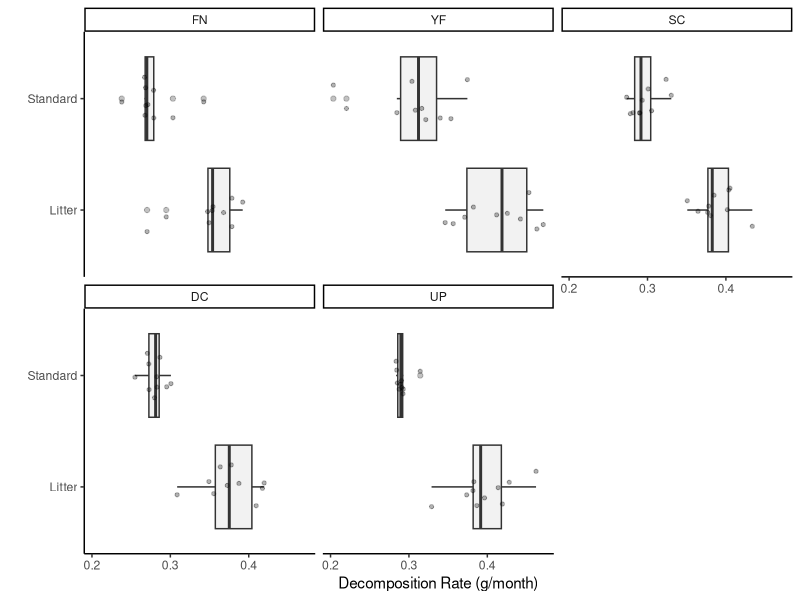

This figure's R source: (Note: this script raises an error after producing the figure.)
library(dplyr)
library(tidyr)
library(ggplot2)
library(lubridate)
library(forcats)

### Load and clean data ----

# Read in data sets
decomp_2021 <- read.csv("Data/Decomposition/2021_Mesocosm-Decomp.csv")
decomp_2023 <- read.csv("Data/Decomposition/2023_Mesocosm-Decomp.csv")
field_litter <- read.csv("Data/Decomposition/2021_Field-Decomp.csv")

# Update columns with treatment types
decomp_2021 <- decomp_2021 %>%
  select(-Notes) %>%
  mutate(Site = case_when(
    startsWith(as.character(CageID), "FNH") ~ "FN",
    startsWith(as.character(CageID), "FNS") ~ "YF",
    startsWith(as.character(CageID), "FNN") ~ "UP",
    startsWith(as.character(CageID), "MCH") ~ "MC",
    startsWith(as.character(CageID), "MCN") ~ "UP",
    startsWith(as.character(CageID), "MCS") ~ "YF",
    startsWith(as.character(CageID), "YFH") ~ "YF",
    startsWith(as.character(CageID), "YFN") ~ "UP",
    startsWith(as.character(CageID), "SCN") ~ "UP",
    startsWith(as.character(CageID), "SCH") ~ "SC",
    startsWith(as.character(CageID), "SCS") ~ "YF",
    startsWith(as.character(CageID), "UPH") ~ "UP",
    startsWith(as.character(CageID), "UPS") ~ "YF",
    startsWith(as.character(CageID), "DCH") ~ "DC",
    startsWith(as.character(CageID), "DCN") ~ "UP",
    startsWith(as.character(CageID), "DCS") ~ "YF"
  )) %>%
  mutate(Latitude = case_when(
    Site %in% c("FN", "YF", "SC") ~ "South",
    Site %in% c("DC", "MC", "UP") ~ "North"
  )) %>%
  mutate(Collection_Weight = replace(Collection_Weight, Collection_Weight == 1222.000, 1.222)) %>%
  mutate(Trophic_Treatment = case_when(
    substr(CageID, 5, 5) == "V" ~ "Vegetation",
    substr(CageID, 5, 5) == "H" ~ "Herbivore",
    substr(CageID, 5, 5) == "P" ~ "Predator"
  )) %>%
  mutate(Transplant_Treatment = case_when(
    substr(CageID, 3, 3) == "H" ~ "Home",
    substr(CageID, 3, 3) == "N" ~ "North",
    substr(CageID, 3, 3) == "S" ~ "South"
  )) %>%
  mutate(Population = substr(CageID, 1, 2))

decomp_2023 <- decomp_2023 %>%
  select(-Notes) %>%
  mutate(Site = case_when(
    startsWith(as.character(CageID), "FNH") ~ "FN",
    startsWith(as.character(CageID), "FNS") ~ "YF",
    startsWith(as.character(CageID), "FNN") ~ "UP",
    startsWith(as.character(CageID), "MCH") ~ "MC",
    startsWith(as.character(CageID), "MCN") ~ "UP",
    startsWith(as.character(CageID), "MCS") ~ "YF",
    startsWith(as.character(CageID), "YFH") ~ "YF",
    startsWith(as.character(CageID), "YFN") ~ "UP",
    startsWith(as.character(CageID), "SCN") ~ "UP",
    startsWith(as.character(CageID), "SCH") ~ "SC",
    startsWith(as.character(CageID), "SCS") ~ "YF",
    startsWith(as.character(CageID), "UPH") ~ "UP",
    startsWith(as.character(CageID), "UPS") ~ "YF",
    startsWith(as.character(CageID), "DCH") ~ "DC",
    startsWith(as.character(CageID), "DCN") ~ "UP",
    startsWith(as.character(CageID), "DCS") ~ "YF"
  )) %>%
  mutate(Latitude = case_when(
    Site %in% c("FN", "YF", "SC") ~ "South",
    Site %in% c("DC", "MC", "UP") ~ "North"
  )) %>%
  mutate(Trophic_Treatment = case_when(
    substr(CageID, 5, 5) == "V" ~ "Vegetation",
    substr(CageID, 5, 5) == "H" ~ "Herbivore",
    substr(CageID, 5, 5) == "P" ~ "Predator"
  )) %>%
  mutate(Transplant_Treatment = case_when(
    substr(CageID, 3, 3) == "H" ~ "Home",
    substr(CageID, 3, 3) == "N" ~ "North",
    substr(CageID, 3, 3) == "S" ~ "South"
  )) %>%
  mutate(Population = substr(CageID, 1, 2))

### Calculate decomposition rates ----

# Litter-Standard Pairs
field_litter <- field_litter %>% 
  mutate(MassLoss = Set_Weight - Collection_Weight) %>%  
  rename(Site = Field) %>% 
  mutate(SetTime = as.numeric(difftime(mdy(Collection_Date), mdy(Set_Date), units = "days"))) %>% 
  mutate(DecompRate = (MassLoss / abs(SetTime)) * 30)

# Diagnostic plot: Comparison between standard and real litter
field_litter %>%
  mutate(Site = factor(Site, levels = c("FN", "YF", "SC", "DC", "MC", "UP"))) %>%
  ggplot(aes(y=DecompRate, x=Bag_Type)) +
  geom_boxplot(alpha=0.3, fill = "light gray") +  
  geom_jitter(width = .2, fill = "black", size = 1.1, alpha = 0.3) +
  theme_classic() +
  coord_flip() +
  labs(x = "",y = "Decomposition Rate (g/month)") + 
  facet_wrap(~Site)

# Calculate scaling factor for each site
scaling_factors <- field_litter %>%
  group_by(Site) %>%
  summarise(
    Real_Mean = mean(DecompRate[Bag_Type == "Litter"], na.rm = TRUE),
    Standard_Mean = mean(DecompRate[Bag_Type == "Standard"], na.rm = TRUE),
    Scaling_Factor = Real_Mean / Standard_Mean
  )

 # 2021 Cage-Level
litter_calc_2021 <- decomp_2021 %>%
  mutate(MassLoss = Set_Weight - Collection_Weight) %>%
  mutate(SetTime = as.numeric(difftime(mdy(Collection_Date), mdy(Set_Date), units = "days"))) %>%
  mutate(DecompRate = (MassLoss / abs(SetTime)) * 30) %>%
  mutate(Year = year(mdy(Collection_Date)))

# 2023 Cage-Level

# Calculate MassLoss for non-NA rows (2023 only)
decomp_2023 <- decomp_2023 %>%
  mutate(MassLoss = ifelse(!is.na(Set_Weight) & !is.na(Collection_Weight), Set_Weight - Collection_Weight, NA))

# Calculate average MassLoss for each combination of Site, Trophic_Treatment, and Population
average_massloss <- decomp_2023 %>%
  group_by(Site, Trophic_Treatment, Population) %>%
  summarise(Average_MassLoss = mean(MassLoss, na.rm = TRUE), .groups = 'drop')

# Interpolate NA MassLoss values
decomp_2023 <- decomp_2023 %>%
  left_join(average_massloss, by = c("Site", "Trophic_Treatment", "Population")) %>%
  mutate(MassLoss = ifelse(is.na(MassLoss), Average_MassLoss, MassLoss)) %>%
  select(-Average_MassLoss)

# Calculate decomposition rates
litter_calc_2023 <- decomp_2023 %>%
  mutate(SetTime = as.numeric(difftime(mdy(Collection_Date), mdy(Set_Date), units = "days"))) %>%
  mutate(DecompRate = (MassLoss / abs(SetTime)) * 30) %>%
  mutate(Year = year(mdy(Collection_Date)))

# Average replicates within each year 
decomp_2021_avg <- litter_calc_2021 %>%
  group_by(Site, CageID, Population, Trophic_Treatment) %>%
  summarise(Unscaled_MassLoss_2021 = mean(MassLoss, na.rm = TRUE), .groups = 'drop')

decomp_2023_avg <- decomp_2023 %>%
  group_by(Site, CageID, Population, Trophic_Treatment) %>%
  summarise(Unscaled_MassLoss_2023 = mean(MassLoss, na.rm = TRUE), .groups = 'drop')

# Rename columns before combining
decomp_2021_avg <- decomp_2021_avg %>%
  rename(MassLoss = Unscaled_MassLoss_2021) %>%
  mutate(Year = 2021)

decomp_2023_avg <- decomp_2023_avg %>%
  rename(MassLoss = Unscaled_MassLoss_2023) %>%
  mutate(Year = 2023)

# Combine the datasets
combined_decomp <- bind_rows(decomp_2021_avg, decomp_2023_avg)

### Exploratory data viz

# Combine the 2021 and 2023 scaled data
combined_scaled_data <- decomp_2021_avg %>%
  left_join(decomp_2023_avg, by = c("CageID", "Site", "Population", "Trophic_Treatment")) %>%
  mutate(Scaled_Difference = Scaled_MassLoss_2023 - Scaled_MassLoss_2021) %>% 
  filter(!is.na(Scaled_Difference) & !is.nan(Scaled_Difference))


# Change in decomposition rate across transplant treatments
ggplot(combined_scaled_data, aes(x = Population, y = Scaled_Difference, fill = Transplant_Treatment, color = Transplant_Treatment)) +
  geom_boxplot(alpha = 0.3, position = position_dodge(width = 0.75), outlier.shape = NA) +
  geom_jitter(position = position_dodge(width = 0.75), size = 1.1) +
  scale_fill_brewer(palette = "Set2") +
  scale_color_brewer(palette = "Set2") +
  theme_classic() +
  coord_flip() +
  labs(x = "Population", y = "Difference in Mass Loss Rate (g/month)") +
  ggtitle("Scaled Difference in Decomposition Rate (Treatment - Baseline)")
  
# Change in decomposition rate across trophic treatments
ggplot(combined_scaled_data, aes(x = Population, y = Scaled_Difference, fill = Trophic_Treatment, color = Trophic_Treatment)) +
  geom_boxplot(alpha = 0.3, position = position_dodge(width = 0.75), outlier.shape = NA) +
  geom_jitter(position = position_dodge(width = 0.75), size = 1.1) +
  scale_fill_brewer(palette = "Paired") +
  scale_color_brewer(palette = "Paired") +
  theme_classic() +
  coord_flip() +
  labs(x = "Population", y = "Difference in Mass Loss Rate (g/month)") +
  ggtitle("Scaled Difference in Decomposition Rate (Treatment - Baseline)")

# Standard VS Local Litter plot
standard_data <- field_litter %>%
  filter(Bag_Type == "Standard") %>%
  select(Site, Pair_Number, DecompRate_Standard = DecompRate)

litter_data <- field_litter %>%
  filter(Bag_Type == "Litter") %>%
  select(Site, Pair_Number, DecompRate_Litter = DecompRate)

# Join the datasets on Site and Pair_Number
reshaped_data <- standard_data %>%
  inner_join(litter_data, by = c("Site", "Pair_Number"))


ggplot(reshaped_data, aes(x = DecompRate_Standard, y = DecompRate_Litter, color = Site)) +
  geom_point(alpha = 0.6) +  # Plot all points
  geom_smooth(method = "lm", se = FALSE, aes(group = Site), linetype = "solid", size = 1) +  # Mean regression line for each site
  labs(title = "Comparison of Mass Loss: Standard vs. Litter",
       x = "Decomposition Rate (Standard)",
       y = "Decomposition Rate (Litter)",
       color = "Site") +
  theme_minimal() + 
  facet_wrap(~Site)

# Litter scaling does not look promising

### NOT NEEDED -----
# Apply scaling factors to 2021 and 2023 data
decomp_2021_scaled <- litter_calc_2021 %>%
  left_join(scaling_factors, by = "Site") %>%
  mutate(Scaled_MassLoss = MassLoss * Scaling_Factor) %>%
  select(Site, CageID, Population, Trophic_Treatment, Scaled_MassLoss)

decomp_2023_scaled <- litter_calc_2023 %>%
  left_join(scaling_factors, by = "Site") %>%
  mutate(Scaled_MassLoss = MassLoss * Scaling_Factor) %>%
  select(Site, CageID, Population, Trophic_Treatment, Scaled_MassLoss)
